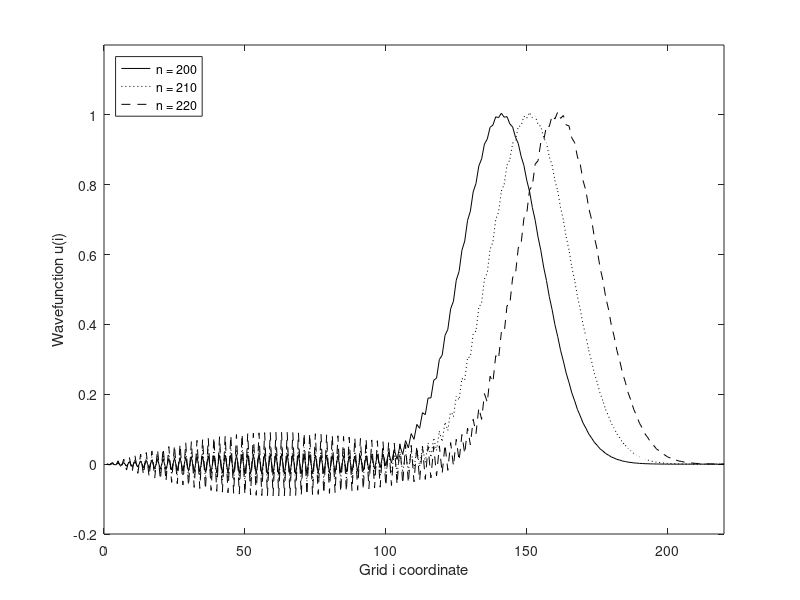

Recreate this plot in MATLAB.
S = 1.0005;

delta = 14;
mi = 60;

dx = 1;

x = 1:dx:220;

u = zeros(1, (219 / dx) + 1);

us = cat(2, exp((-1 / 2) * ((x - mi) / delta).^2) ./ (delta * sqrt( 2 * pi)), zeros(1, 10000));

us = us / max(us);

u(1, 1) = us(1);

n = 2;

while 1
    u(n, 1) = us(n);
    
    for i = 2:(219 / dx)
        u(n + 1, i) = (S^2 * (u(n, i + 1) - 2 * u(n, i) + u(n, i - 1))) + 2 * u(n, i) - u(n - 1, i);
    end
    
    if (n == 220)
        plot(x, u(200, :), 'k-', x, u(210, :), 'k:', x, u(220, :), 'k--')
        xlabel('Grid i coordinate')
        ylabel('Wavefunction u(i)')
        xticks([0 50 100 150 200])
        legend({'n = 200', 'n = 210', 'n = 220'}, 'Location', 'northwest')
    
        axis([0 220 -0.2 1.2])
        pause(1);
        break;
    else
        plot(x, u(n, :), 'k')
        xlabel('Grid i coordinate')
        ylabel('Wavefunction u(i)')
        xticks([0 50 100 150 200])

        axis([0 220 -0.2 1.2])
        pause(.01);
    end

    n = n + 1;
    
end

